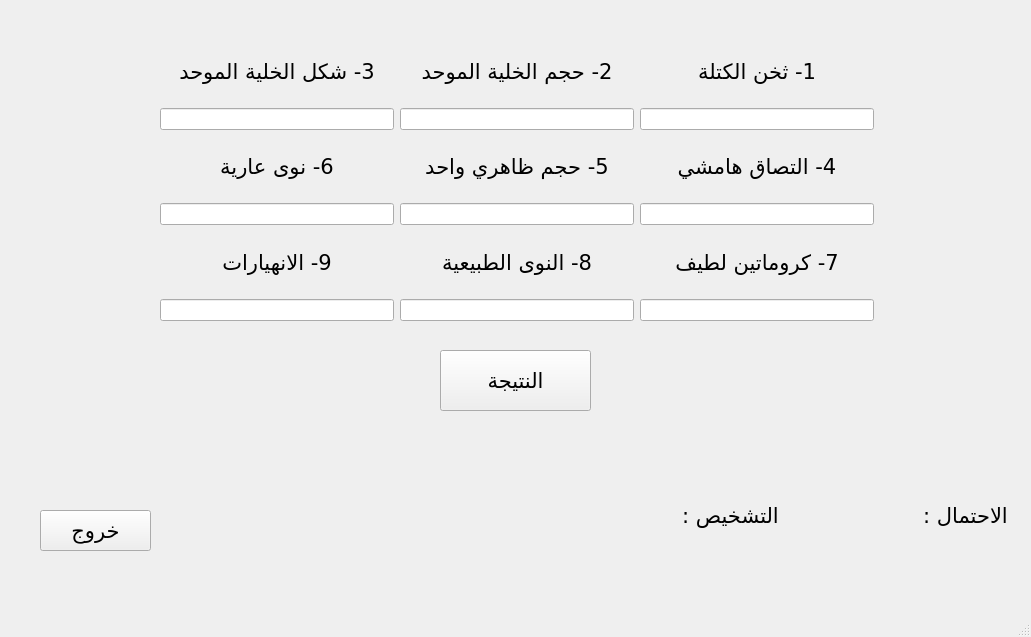
<?xml version="1.0" encoding="UTF-8"?>
<ui version="4.0">
 <class>mitoses</class>
 <widget class="QMainWindow" name="mitoses">
  <property name="geometry">
   <rect>
    <x>0</x>
    <y>0</y>
    <width>1031</width>
    <height>637</height>
   </rect>
  </property>
  <property name="windowTitle">
   <string>MainWindow</string>
  </property>
  <widget class="QWidget" name="centralwidget">
   <widget class="QWidget" name="gridLayoutWidget">
    <property name="geometry">
     <rect>
      <x>160</x>
      <y>40</y>
      <width>714</width>
      <height>281</height>
     </rect>
    </property>
    <layout class="QGridLayout" name="gridLayout_2">
     <item row="1" column="0">
      <widget class="QLineEdit" name="lineEdit_3"/>
     </item>
     <item row="0" column="0">
      <widget class="QLabel" name="uniform_cell_shape">
       <property name="font">
        <font>
         <family>Sakkal Majalla</family>
         <pointsize>16</pointsize>
        </font>
       </property>
       <property name="text">
        <string>3- شكل الخلية الموحد</string>
       </property>
       <property name="alignment">
        <set>Qt::AlignCenter</set>
       </property>
      </widget>
     </item>
     <item row="0" column="3">
      <widget class="QLabel" name="clump_thickness_5">
       <property name="font">
        <font>
         <family>Sakkal Majalla</family>
         <pointsize>16</pointsize>
        </font>
       </property>
       <property name="text">
        <string>1- ثخن الكتلة</string>
       </property>
       <property name="alignment">
        <set>Qt::AlignCenter</set>
       </property>
      </widget>
     </item>
     <item row="0" column="1">
      <widget class="QLabel" name="uniforn_cell_size">
       <property name="font">
        <font>
         <family>Sakkal Majalla</family>
         <pointsize>16</pointsize>
        </font>
       </property>
       <property name="text">
        <string>2- حجم الخلية الموحد</string>
       </property>
       <property name="alignment">
        <set>Qt::AlignCenter</set>
       </property>
      </widget>
     </item>
     <item row="1" column="1">
      <widget class="QLineEdit" name="lineEdit_2"/>
     </item>
     <item row="2" column="3">
      <widget class="QLabel" name="clump_thickness_3">
       <property name="font">
        <font>
         <family>Sakkal Majalla</family>
         <pointsize>16</pointsize>
        </font>
       </property>
       <property name="text">
        <string>4- التصاق هامشي</string>
       </property>
       <property name="alignment">
        <set>Qt::AlignCenter</set>
       </property>
      </widget>
     </item>
     <item row="2" column="0">
      <widget class="QLabel" name="bare_unclei_2">
       <property name="font">
        <font>
         <family>Sakkal Majalla</family>
         <pointsize>16</pointsize>
        </font>
       </property>
       <property name="text">
        <string>6- نوى عارية</string>
       </property>
       <property name="alignment">
        <set>Qt::AlignCenter</set>
       </property>
      </widget>
     </item>
     <item row="5" column="1">
      <widget class="QLineEdit" name="lineEdit_8"/>
     </item>
     <item row="2" column="1">
      <widget class="QLabel" name="single_epithelial_size">
       <property name="font">
        <font>
         <family>Sakkal Majalla</family>
         <pointsize>16</pointsize>
        </font>
       </property>
       <property name="text">
        <string>5- حجم ظاهري واحد</string>
       </property>
       <property name="alignment">
        <set>Qt::AlignCenter</set>
       </property>
      </widget>
     </item>
     <item row="3" column="3">
      <widget class="QLineEdit" name="lineEdit_4"/>
     </item>
     <item row="3" column="1">
      <widget class="QLineEdit" name="lineEdit_5"/>
     </item>
     <item row="4" column="3">
      <widget class="QLabel" name="bland_chromatin">
       <property name="font">
        <font>
         <family>Sakkal Majalla</family>
         <pointsize>16</pointsize>
        </font>
       </property>
       <property name="text">
        <string>7- كروماتين لطيف</string>
       </property>
       <property name="alignment">
        <set>Qt::AlignCenter</set>
       </property>
      </widget>
     </item>
     <item row="4" column="0">
      <widget class="QLabel" name="clump_thickness">
       <property name="font">
        <font>
         <family>Sakkal Majalla</family>
         <pointsize>16</pointsize>
        </font>
       </property>
       <property name="text">
        <string>9- الانهيارات</string>
       </property>
       <property name="alignment">
        <set>Qt::AlignCenter</set>
       </property>
      </widget>
     </item>
     <item row="3" column="0">
      <widget class="QLineEdit" name="lineEdit_6"/>
     </item>
     <item row="5" column="3">
      <widget class="QLineEdit" name="lineEdit_7"/>
     </item>
     <item row="4" column="1">
      <widget class="QLabel" name="normal_nucleoli">
       <property name="font">
        <font>
         <family>Sakkal Majalla</family>
         <pointsize>16</pointsize>
        </font>
       </property>
       <property name="text">
        <string>8- النوى الطبيعية</string>
       </property>
       <property name="alignment">
        <set>Qt::AlignCenter</set>
       </property>
      </widget>
     </item>
     <item row="1" column="3">
      <widget class="QLineEdit" name="lineEdit"/>
     </item>
     <item row="5" column="0">
      <widget class="QLineEdit" name="lineEdit_9"/>
     </item>
    </layout>
   </widget>
   <widget class="QPushButton" name="check">
    <property name="geometry">
     <rect>
      <x>440</x>
      <y>350</y>
      <width>151</width>
      <height>61</height>
     </rect>
    </property>
    <property name="font">
     <font>
      <family>Sakkal Majalla</family>
      <pointsize>16</pointsize>
     </font>
    </property>
    <property name="text">
     <string>النتيجة</string>
    </property>
   </widget>
   <widget class="QPushButton" name="exit">
    <property name="geometry">
     <rect>
      <x>40</x>
      <y>510</y>
      <width>111</width>
      <height>41</height>
     </rect>
    </property>
    <property name="font">
     <font>
      <family>Sakkal Majalla</family>
      <pointsize>16</pointsize>
     </font>
    </property>
    <property name="text">
     <string>خروج</string>
    </property>
   </widget>
   <widget class="QLabel" name="result_2">
    <property name="geometry">
     <rect>
      <x>670</x>
      <y>480</y>
      <width>121</width>
      <height>71</height>
     </rect>
    </property>
    <property name="font">
     <font>
      <family>Sakkal Majalla</family>
      <pointsize>16</pointsize>
     </font>
    </property>
    <property name="text">
     <string>التشخيص :</string>
    </property>
    <property name="alignment">
     <set>Qt::AlignCenter</set>
    </property>
   </widget>
   <widget class="QLabel" name="result_3">
    <property name="geometry">
     <rect>
      <x>910</x>
      <y>480</y>
      <width>111</width>
      <height>71</height>
     </rect>
    </property>
    <property name="font">
     <font>
      <family>Sakkal Majalla</family>
      <pointsize>16</pointsize>
     </font>
    </property>
    <property name="text">
     <string>الاحتمال :</string>
    </property>
    <property name="alignment">
     <set>Qt::AlignCenter</set>
    </property>
   </widget>
   <widget class="QLabel" name="probba">
    <property name="geometry">
     <rect>
      <x>780</x>
      <y>480</y>
      <width>151</width>
      <height>71</height>
     </rect>
    </property>
    <property name="font">
     <font>
      <family>Sakkal Majalla</family>
      <pointsize>16</pointsize>
     </font>
    </property>
    <property name="text">
     <string/>
    </property>
    <property name="alignment">
     <set>Qt::AlignCenter</set>
    </property>
   </widget>
   <widget class="QLabel" name="result">
    <property name="geometry">
     <rect>
      <x>290</x>
      <y>480</y>
      <width>381</width>
      <height>71</height>
     </rect>
    </property>
    <property name="font">
     <font>
      <family>Sakkal Majalla</family>
      <pointsize>16</pointsize>
     </font>
    </property>
    <property name="text">
     <string/>
    </property>
    <property name="alignment">
     <set>Qt::AlignCenter</set>
    </property>
   </widget>
  </widget>
  <widget class="QMenuBar" name="menubar">
   <property name="geometry">
    <rect>
     <x>0</x>
     <y>0</y>
     <width>1031</width>
     <height>26</height>
    </rect>
   </property>
  </widget>
  <widget class="QStatusBar" name="statusbar"/>
 </widget>
 <resources/>
 <connections/>
</ui>
